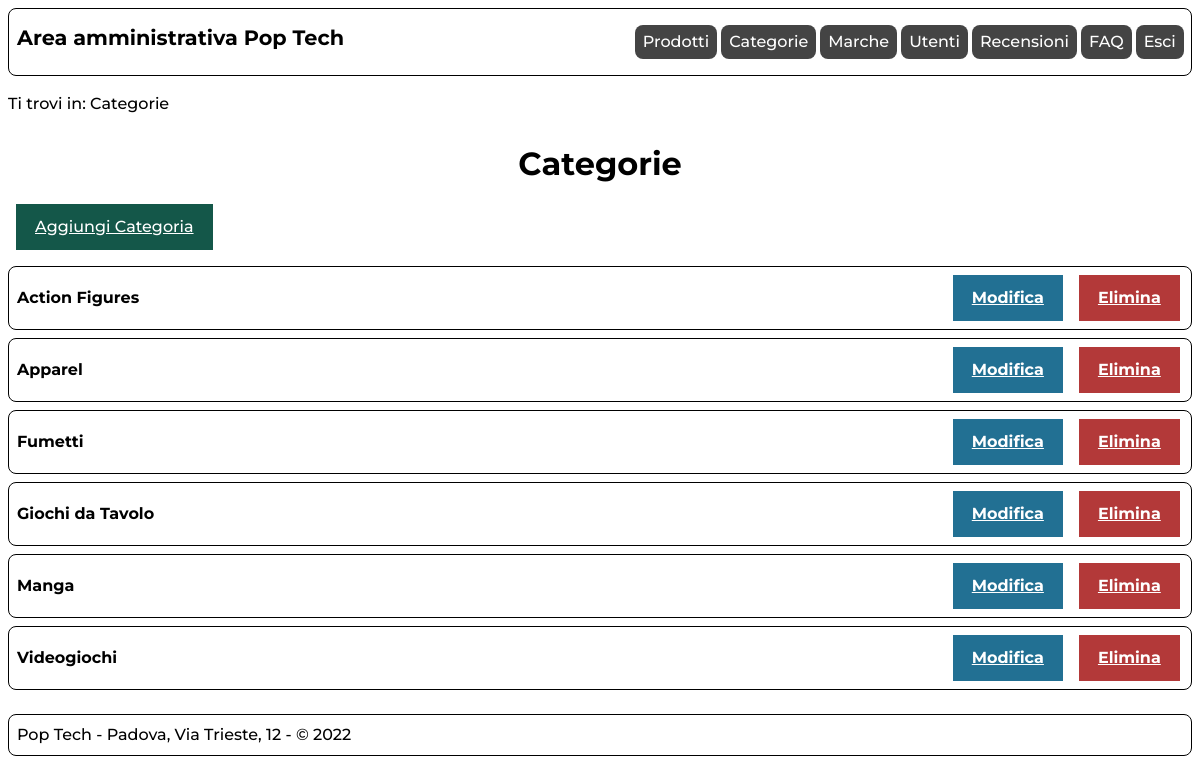
/admin/categorie.php (signed in), run on an earlier commit of the app's database.
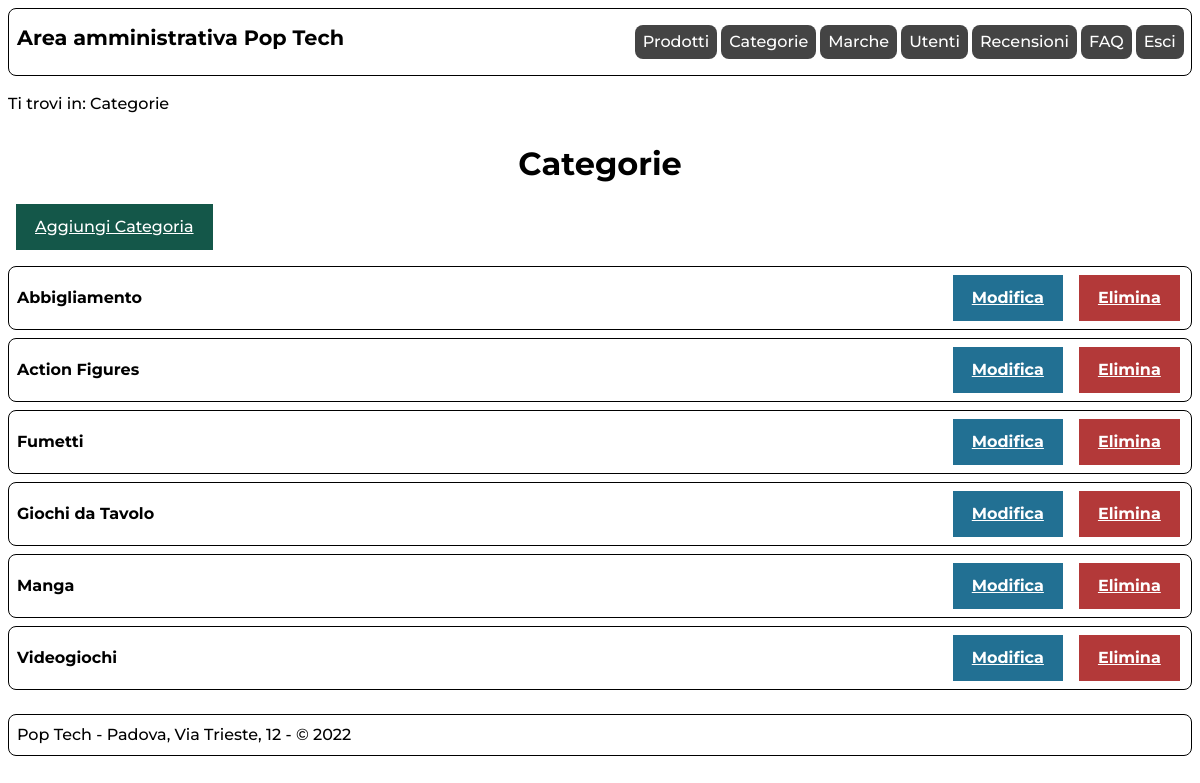
And on a later commit of the database.
### tables this page shows
CREATE TABLE `categoria` (
  `ID` int(11) UNSIGNED NOT NULL,
  `nome` varchar(100) NOT NULL,
  `inPrimaPagina` tinyint(1) NOT NULL,
  `keywords` varchar(500) NOT NULL,
  `descrizione` varchar(500) NOT NULL
);

### includes/connection.php (called while the page is built, shortened)
<?php
class DBAccess{
    private $connection;
    public function open_connection(){
        $this->connection = mysqli_connect(DBAccess::HOST_DB, DBAccess::USERNAME, DBAccess::PASSWORD, DBAccess::DATABASE_NAME);
        if(mysqli_connect_errno()) {
            echo "Errore di connessione al database: " . mysqli_connect_error();
            return false;
        }
        else{
            return true;
        }
    }
    public function exec_select_query($query){
        $res = mysqli_query($this->connection, $query) or die("Errore DB: ".mysqli_error($this->connection));
        if(mysqli_num_rows($res)==0){
            return array();
        }else{
            $resArray = array();
            while($row = mysqli_fetch_assoc($res)){
                array_push($resArray,$row);
            }
            return $resArray;
        }
    }
}
?>

### admin/categorie.php (the view, shortened to what this page needs)
<?php
    require_once "../includes/connection.php";
    require_once "../includes/utilities.php";
    $template = file_get_contents('layouts/layout.html');
    $pageID = 'categorie';
    $title = "Pop Tech";
    $breadcrumbs = '<p>Ti trovi in: Categorie</p>';
    if(!isLoggedIn(true)){
        $content = '<p class="message errorMsg">Attenzione: non disponi dei privilegi necessari per accede a questa pagina.</p>';
    }else{
        $content = "<h1>Categorie</h1>";
        $content .= '<a href="categoria.php" class="btn btn-green" >Aggiungi Categoria</a>';
        $connection = new DBAccess();
        if($connection->open_connection()){
            $categories = $connection->exec_select_query('SELECT id, nome FROM categoria ORDER BY nome;');
            foreach($categories as $category){
                $content .= '<div class="listItem">';
                    $content .= '<span>'.parse_lang($category['nome']).'</span>';
                    $content .= '<span><a href="categoria.php?id='.$category['id'].'" class="btn btn-info" title="Modifica '.parse_lang($category['nome'],true).'">Modifica</a>';
                    $content .= '<a href="delete.php?id='.$category['id'].'&type=categoria" class="btn btn-danger" title="Elimina '.parse_lang($category['nome'],true).'">Elimina</a></span>';
                $content .= '</div>';
            }
        }else{
            $content .= getDBConnectionError(true);
        }
    }
    $menu = get_admin_menu();
    $template = str_replace('{{menu}}',$menu,$template);
    $template = str_replace('{{onload}}','',$template);
    $template = str_replace('{{pageID}}',$pageID,$template);
    $template = str_replace('{{title}}',$title,$template);
    $template = str_replace('{{breadcrumbs}}',$breadcrumbs,$template);
    $template = str_replace('{{content}}',$content,$template);
    echo $template;
?>

### includes/utilities.php (shortened to what this page needs)
<?php
require_once('connection.php');
function parse_lang(String $string, bool $delete=false){
    if($delete){
        $replaceStart = '';
        $replaceEnd = '';
    }else{
        $replaceStart = '<span lang="${2}">';
        $replaceEnd = '</span>';
    }
    $string = preg_replace('/\[\/.{2}\]/', $replaceEnd, $string);
    $string = preg_replace('/(\[)([a-z]{2})(\])/', $replaceStart, $string);
    return $string;
}
function get_admin_menu(){
    $menu = '<ul>';
    $links = ["index.php","categorie.php","marche.php","utenti.php","recensioni.php","faqs.php"];
    $names = ["Prodotti","Categorie","Marche","Utenti","Recensioni","FAQ"];
    $langs = ["","","","","","en"];
    $nLinks = count($links);
    $strToRemove = "/poptech/admin/";
    $currentPage = str_replace($strToRemove,"",$_SERVER['REQUEST_URI']);
    for($i=0;$i<$nLinks;$i++){
        if($currentPage==$links[$i] || ($currentPage=='' && $links[$i]=='index.php') ){
            $menu .= '<li id="currentLink" '.(($langs[$i])?'lang="'.$langs[$i].'"':'').'>'.$names[$i].'</li>';
        }else{
            $menu .= '<li><a href="'.$links[$i].'" '.(($langs[$i])?'lang="'.$langs[$i].'"':'').'>'.$names[$i].'</a></li>';
        }
    }
    if(isLoggedIn(true)){
        $menu .= '<li><a href="logout.php" class="button">Esci</a></li>';
    }else{
        $menu = '<ul><li><a href="login.php" class="button">Accedi</a></li>';
    }
    $menu .= '</ul>';
    return $menu;
}
function isLoggedIn(bool $isAdmin=false){
    if(isset($_SESSION['user'])){
        $connection = new DBAccess();
        if($connection->open_connection()){
            $id = $_SESSION['user'];
            $users = $connection->exec_select_query("SELECT id,admin FROM utente WHERE id=$id");
            if(count($users)>0){
                $user = $users[0];
                if($isAdmin){
                    return $user['admin']==1;
                }else{
                    return true;
                }
            }else{
                return false;
            }
        }else{
            return false;
        }
    }else{
        return false;
    }
}
?>

### styles/admin.css (style rules this page uses)
html,body { font-size: 100%; line-height: 1.5em; height: 100%; margin: auto; }
body { max-width: 1920px; margin: auto; padding: 0em; font-family: 'Montserrat',Arial, Helvetica, sans-serif; }
:root { --acolor: darkblue; --avisitedcolor: purple; --ahovercolor: blue; --libgcolor: #444444; --liabgcolor: #fff; --bordercolor: #000; --itemhovercolor: lightgray; --btncolor:#FFF; --btnbgcolor: #145749; --btnbordercolor: #145749; --btninfobordercolor: #227093; --btninfobgcolor: #227093; --btndangerbgcolor: #b33939; --btndangerbordercolor: #b33939; --inputborder: gray; --successcolor: #114c3d; --successbgcolor: #cdf9eb; --successbordercolor: #114c3d; --errorcolor: #7a1717; --errorbgcolor: #edb7ba; --errorbordercolor: #7a1717; }
a { color: var(--acolor); text-decoration: underline; }
nav#menu h1 { flex-grow: 1; font-size: 1.3em; }
nav#menu { display: flex; padding: 0em 0.2em 0em 0.5em; margin: 0.5em; border: 1px solid var(--bordercolor); border-radius: 0.5em; }
nav#menu ul { padding: 0em; display: inline; }
nav#menu ul li { display: inline-block; list-style: none; padding:0.3em 0.5em 0.3em 0.5em; margin-right: 0.25em; background-color: var(--libgcolor); border-radius: 0.5em; }
nav#menu ul li a { color: var(--liabgcolor); text-decoration: none; }
nav#breadcrumbs { margin: 0.5em; }
.listItem { padding: 0em 0.2em 0em 0.5em; margin: 0.5em 0em 0.5em 0em; border: 1px solid var(--bordercolor); border-radius: 0.5em; display: flex; flex-wrap: wrap; text-align: center; align-items: center; justify-content: space-between; }
.listItem span { font-weight: bold; }
.btn { font-family: 'Montserrat',Arial, Helvetica, sans-serif; text-align: center; padding: .5em 1em .5em 1em; cursor: pointer; display: inline-block; text-align: center; border: 3px solid var(--bordercolor); }
.btn-green,.btn-green:visited,.btn-green:hover { background-color: var(--btnbgcolor); border-color: var(--btnbordercolor); color:var(--btncolor); }
.btn-info, .btn-danger, .btn-green { display: inline-block; margin: 0.5em; }
.btn-info,.btn-info:visited,.btn-info:hover { background-color: var(--btninfobgcolor); border-color: var(--btninfobordercolor); color: var(--btncolor); }
.btn-danger,.btn-danger:visited,.btn-danger:hover { background-color: var(--btndangerbgcolor); border-color: var(--btndangerbordercolor); color: var(--btncolor); }
main { padding: 0.5em; }
main h1 { padding: 0.3em; padding-top: 0.1em; text-align: center; margin: 0.3em; }
#content:after { content: ""; display: block; }
footer { display: flex; flex-direction: row; justify-content: space-between; flex-wrap: wrap; margin-top: auto; padding: 0.5em; margin: 0.5em; border: 1px solid black; border-radius: 0.5em; }

### styles/adminMobile.css (style rules this page uses)
nav#menu h1 { flex: 100% 0 0; }
nav#menu { flex: 100% 0 0; flex-wrap: wrap; }
nav#menu ul { padding: 0em; display: inline; }
nav#menu ul li { margin-bottom: 0.5em; }
.listItem span { flex:100% 0 1; margin-bottom: 0.3em; }
main { padding: 0.5em; }
main h1 { line-height: 1; }
.btn-green { display: flex; justify-content: center; align-items: center; }

What changed in the data, as far as the page shows it:
changed categoria: nome "Apparel" → "Abbigliamento"; moves up the list
